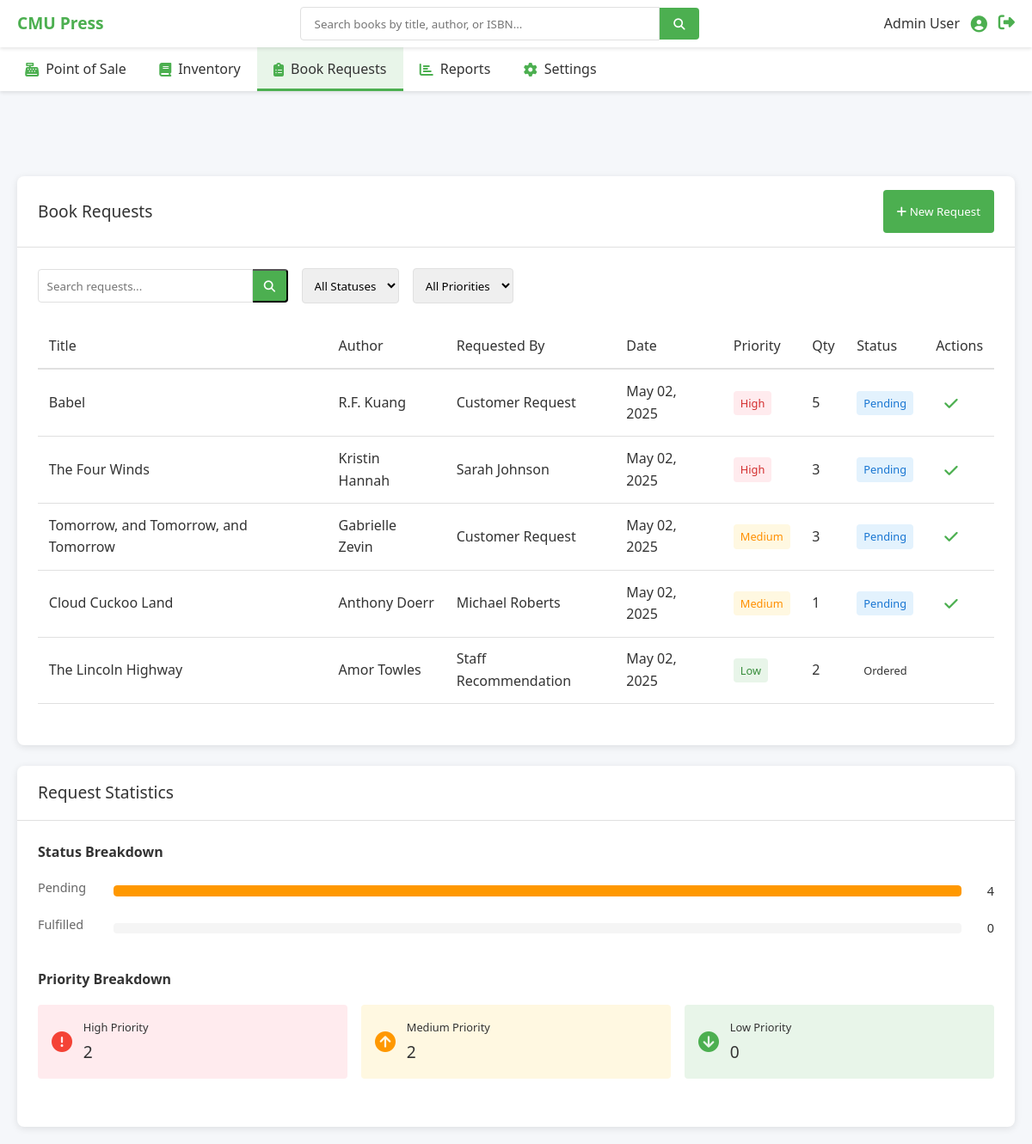
/index.php?tab=book_requests (signed in), run on the app's committed database.
### tables this page shows
CREATE TABLE `book_requests` (
  `request_id` int(11) NOT NULL AUTO_INCREMENT,
  `title` varchar(255) NOT NULL,
  `author` varchar(255) DEFAULT NULL,
  `requested_by` varchar(255) NOT NULL,
  `request_date` timestamp NOT NULL DEFAULT current_timestamp(),
  `priority` enum('low','medium','high') NOT NULL DEFAULT 'medium',
  `quantity` int(11) NOT NULL DEFAULT 1,
  `status` enum('pending','ordered','fulfilled','cancelled') NOT NULL DEFAULT 'pending',
  PRIMARY KEY (`request_id`)
);

### pages/book_requests.php (the view, shortened to what this page needs)
<?php
$database = new Database();
$db = $database->getConnection();
$search = isset($_GET['search']) ? sanitizeInput($_GET['search']) : '';
$statusFilter = isset($_GET['status']) ? sanitizeInput($_GET['status']) : 'all';
$priorityFilter = isset($_GET['priority']) ? sanitizeInput($_GET['priority']) : 'all';
$page = isset($_GET['page']) ? (int)$_GET['page'] : 1;
$itemsPerPage = 10;
$query = "SELECT * FROM book_requests WHERE 1=1";
$query .= " ORDER BY
            CASE priority
                WHEN 'high' THEN 1
                WHEN 'medium' THEN 2
                WHEN 'low' THEN 3
            END,
            request_date DESC";
$offset = ($page - 1) * $itemsPerPage;
$query .= " LIMIT :offset, :limit";
$stmt = $db->prepare($query);
$stmt->bindParam(':offset', $offset, PDO::PARAM_INT);
$stmt->bindParam(':limit', $itemsPerPage, PDO::PARAM_INT);
$stmt->execute();
$requests = $stmt->fetchAll(PDO::FETCH_ASSOC);
$statusQuery = "SELECT status, COUNT(*) as count FROM book_requests GROUP BY status";
$statusStmt = $db->prepare($statusQuery);
$statusStmt->execute();
$statusCounts = [
    'pending' => 0,
    'fulfilled' => 0
];
while ($row = $statusStmt->fetch(PDO::FETCH_ASSOC)) {
    if ($row['status'] === 'pending' || $row['status'] === 'fulfilled') {
        $statusCounts[$row['status']] = $row['count'];
    }
}
$totalRequests = array_sum($statusCounts);
$priorityQuery = "SELECT priority, COUNT(*) as count FROM book_requests WHERE status = 'pending' GROUP BY priority";
$priorityStmt = $db->prepare($priorityQuery);
$priorityStmt->execute();
$priorityCounts = [
    'high' => 0,
    'medium' => 0,
    'low' => 0
];
while ($row = $priorityStmt->fetch(PDO::FETCH_ASSOC)) {
    $priorityCounts[$row['priority']] = $row['count'];
}
?>
<section id="book_requests" class="tab-content active">
    <div class="container">
        <div class="left-column">
            <div class="card">
                <div class="card-header">
                    <h2>Book Requests</h2>
                    <div class="header-actions">
                        <button id="add-request-btn" class="btn-primary">
                            <i class="fas fa-plus"></i> New Request
                        </button>
                    </div>
                </div>
                <div class="card-body">
                    <div class="filters">
                        <form action="" method="get" class="filter-form">
                            <div class="filter-group">
                                <input type="text" name="search" placeholder="Search requests..." value="<?php echo $search; ?>">
                                <button type="submit"><i class="fas fa-search"></i></button>
                            </div>
                            <div class="filter-group">
                                <select name="status" id="status-filter">
                                    <option value="all" <?php echo $statusFilter === 'all' ? 'selected' : ''; ?>>All Statuses</option>
                                </select>
                            </div>
                            <div class="filter-group">
                                <select name="priority" id="priority-filter">
                                    <option value="all" <?php echo $priorityFilter === 'all' ? 'selected' : ''; ?>>All Priorities</option>
                                </select>
                            </div>
                        </form>
                    </div>
                    <div class="requests-table-wrapper">
                        <table class="requests-table">
                            <thead>
                                <tr>
                                    <th>Title</th>
                                    <th>Author</th>
                                    <th>Requested By</th>
                                    <th>Date</th>
                                    <th>Priority</th>
                                    <th>Qty</th>
                                    <th>Status</th>
                                    <th>Actions</th>
                                </tr>
                            </thead>
                            <tbody>
                                <?php if (empty($requests)): ?>
                                    <tr>
                                        <td colspan="8" class="no-data">No book requests found.</td>
                                    </tr>
                                <?php else: ?>
                                    <?php foreach ($requests as $request): ?>
                                        <tr data-id="<?php echo $request['request_id']; ?>">
                                            <td><?php echo htmlspecialchars($request['title']); ?></td>
                                            <td><?php echo htmlspecialchars($request['author']); ?></td>
                                            <td><?php echo htmlspecialchars($request['requested_by']); ?></td>
                                            <td><?php echo date('M d, Y', strtotime($request['request_date'])); ?></td>
                                            <td>
                                                <span class="priority <?php echo $request['priority']; ?>-priority">
                                                    <?php echo ucfirst($request['priority']); ?>
                                                </span>
                                            </td>
                                            <td><?php echo $request['quantity']; ?></td>
                                            <td>
                                                <span class="status <?php echo $request['status']; ?>">
                                                    <?php echo ucfirst($request['status']); ?>
                                                </span>
                                            </td>
                                            <td class="actions">
                                                <?php if ($request['status'] === 'pending'): ?>
                                                    <button class="fulfill-request-btn" data-id="<?php echo $request['request_id']; ?>" title="Mark as Fulfilled">
                                                        <i class="fas fa-check"></i>
                                                    </button>
                                                <?php endif; ?>
                                            </td>
                                        </tr>
                                    <?php endforeach; ?>
                                <?php endif; ?>
                            </tbody>
                        </table>
                    </div>
                </div>
            </div>
        </div>
        <div class="right-column">
            <div class="card">
                <div class="card-header">
                    <h2>Request Statistics</h2>
                </div>
                <div class="card-body">
                    <div class="stat-section">
                        <h3>Status Breakdown</h3>
                        <div class="stat-bars">
                            <div class="stat-bar">
                                <div class="stat-label">Pending</div>
                                <div class="bar-container">
                                    <div class="bar" style="width: <?php echo $totalRequests > 0 ? ($statusCounts['pending'] / $totalRequests * 100) . '%' : '0%'; ?>; background-color: #ff9800;"></div>
                                </div>
                                <div class="stat-value"><?php echo $statusCounts['pending']; ?></div>
                            </div>
                            <div class="stat-bar">
                                <div class="stat-label">Fulfilled</div>
                                <div class="bar-container">
                                </div>
                                <div class="stat-value"><?php echo $statusCounts['fulfilled']; ?></div>
                            </div>
                        </div>
                    </div>
                    <div class="stat-section">
                        <h3>Priority Breakdown</h3>
                        <div class="priority-stats">
                            <div class="priority-stat high">
                                <div class="priority-icon"><i class="fas fa-exclamation-circle"></i></div>
                                <div class="priority-details">
                                    <div class="priority-label">High Priority</div>
                                    <div class="priority-value"><?php echo $priorityCounts['high']; ?></div>
                                </div>
                            </div>
                            <div class="priority-stat medium">
                                <div class="priority-icon"><i class="fas fa-arrow-circle-up"></i></div>
                                <div class="priority-details">
                                    <div class="priority-label">Medium Priority</div>
                                    <div class="priority-value"><?php echo $priorityCounts['medium']; ?></div>
                                </div>
                            </div>
                            <div class="priority-stat low">
                                <div class="priority-icon"><i class="fas fa-arrow-circle-down"></i></div>
                                <div class="priority-details">
                                    <div class="priority-label">Low Priority</div>
                                    <div class="priority-value"><?php echo $priorityCounts['low']; ?></div>
                                </div>
                            </div>
                        </div>
                    </div>
                </div>
            </div>
        </div>
    </div>
</section>

### assets/css/main.css (style rules this page uses)
* { margin: 0; padding: 0; box-sizing: border-box; font-family: 'Segoe UI', Tahoma, Geneva, Verdana, sans-serif; }
:root { --primary-color: #4caf50; --primary-dark: #3b8c3f; --secondary-color: #e8f5e9; --text-color: #333; --light-text: #666; --border-color: #e0e0e0; --success-color: #4caf50; --warning-color: #ff9800; --error-color: #f44336; --info-color: #2196f3; --high-priority: #ffebee; --medium-priority: #fff8e1; --low-priority: #e8f5e9; --card-shadow: 0 2px 8px rgba(0, 0, 0, 0.1); }
body { background-color: #f5f7fa; color: var(--text-color); line-height: 1.6; }
.tab-content { display: none; padding-top: 20px; }
.tab-content.active { display: block; }
.container { display: flex; gap: 1.5rem; position: relative; z-index: 1; }
.left-column { flex: 6; display: flex; flex-direction: column; gap: 1.5rem; position:relative; }
.right-column { flex: 4; display: flex; flex-direction: column; gap: 1.5rem; position: relative; }
.card { background-color: white; border-radius: 8px; box-shadow: var(--card-shadow); overflow: hidden; }
.card-header { padding: 1rem 1.5rem; border-bottom: 1px solid var(--border-color); display: flex; justify-content: space-between; align-items: center; }
.card-header h2 { font-size: 1.2rem; font-weight: 500; }
.card-body { padding: 1.5rem; }
.btn-primary, .btn-secondary { flex: 1; padding: 1rem; border: none; border-radius: 4px; cursor: pointer; font-weight: 500; }
.btn-primary { background-color: var(--primary-color); color: white; }
.stat-label { display: block; font-size: 0.9rem; color: var(--light-text); margin-bottom: 0.5rem; }
.stat-value { font-size: 1.5rem; font-weight: 500; }
.priority { padding: 0.3rem 0.5rem; border-radius: 4px; font-size: 0.8rem; }
.high-priority { background-color: var(--high-priority); color: var(--error-color); }
.medium-priority { background-color: var(--medium-priority); color: var(--warning-color); }
.low-priority { background-color: var(--low-priority); color: var(--success-color); }
.status { padding: 0.3rem 0.6rem; border-radius: 4px; font-size: 0.8rem; }
@media (max-width: 1200px) { .container { flex-direction: column; } }
@media (max-width: 1200px) { .left-column, .right-column { width: 100%; } }
#inventory, #reports, #book_requests, #pos, #settings { margin-top: 40px !important; }
.container { padding-top: 20px !important; }
.left-column, .right-column { position: relative !important; top: auto !important; }

### data on the page
book_requests: title "Babel", author "R.F. Kuang", requested_by "Customer Request", request_date "May 02, 2025", priority "High", quantity "5", status "Pending"
book_requests: title "The Four Winds", author "Kristin Hannah", requested_by "Sarah Johnson", request_date "May 02, 2025", priority "High", quantity "3", status "Pending"
book_requests: title "Tomorrow, and Tomorrow, and Tomorrow", author "Gabrielle Zevin", requested_by "Customer Request", request_date "May 02, 2025", priority "Medium", quantity "3", status "Pending"
book_requests: title "Cloud Cuckoo Land", author "Anthony Doerr", requested_by "Michael Roberts", request_date "May 02, 2025", priority "Medium", quantity "1", status "Pending"
book_requests: title "The Lincoln Highway", author "Amor Towles", requested_by "Staff Recommendation", request_date "May 02, 2025", priority "Low", quantity "2", status "Ordered"

### other printed values
$userName "Admin User"
$statusCounts['pending'] "4"
$statusCounts['fulfilled'] "0"
$priorityCounts['high'] "2"
$priorityCounts['medium'] "2"
$priorityCounts['low'] "0"
